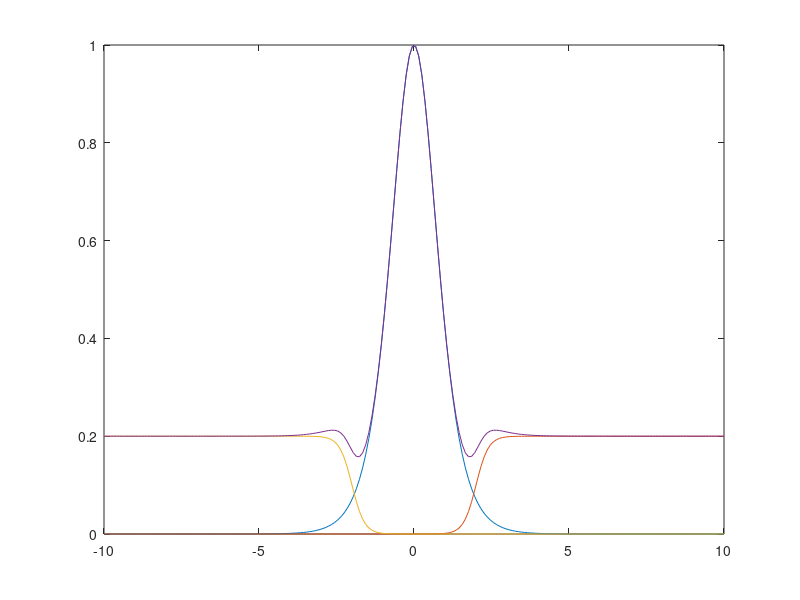

MATLAB code to generate this figure:
% initial conditions
n0 = 1;
L0 = 1;
nL = 0.2;
LL = 2.0;
wL = LL*0.2;
n_harris = @(n0,L,z) n0*cosh(z/L).^(-2);
n_lobe = @(n0,L,z) nL - n_harris(n0,L,z);
n_lobe1 = @(n0,L,z) 0.5*nL*(1+tanh((z-1*L)/wL));
n_lobe2 = @(n0,L,z) 0.5*nL*(1+tanh((-z-1*L)/wL));

z = linspace(-10,10,200);
plot(z,n_harris(n0,L0,z),...
     z,n_lobe1(n0,LL,z),...
     z,n_lobe2(n0,LL,z),...
     z,n_harris(n0,L0,z)+n_lobe1(n0,LL,z)+n_lobe2(n0,LL,z))